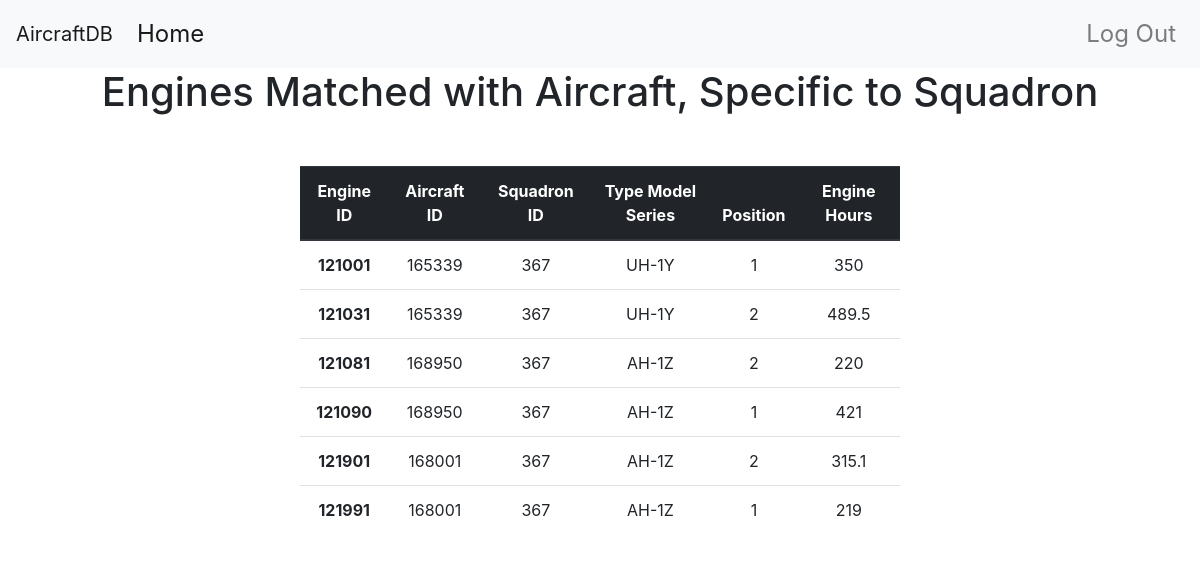
Before: /mechanic/engine (signed in) with the older database file.
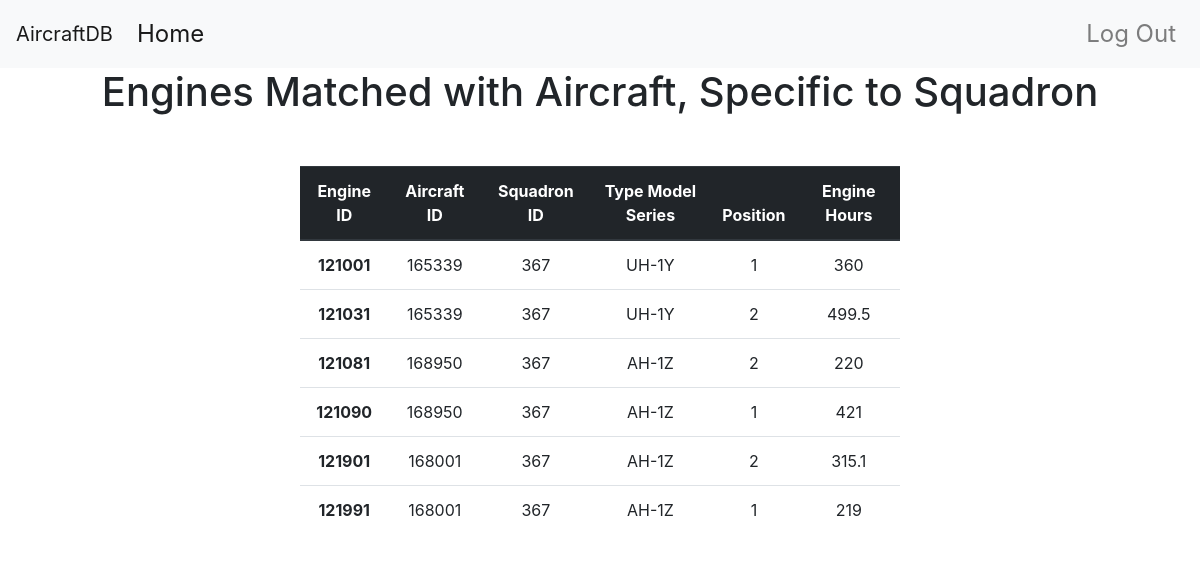
After: the same page with the newer database file.
### app/models.py (models this page shows, shortened)
class Engine(db.Model):
    __tablename__ = 'engines'
    id = db.Column(db.Integer, primary_key=True)
    aircraft_id = db.Column(db.Integer, db.ForeignKey('aircrafts.aircraft_id'))
    position = db.Column(db.Integer)
    e_hours = db.Column(db.Integer)
    '''
    Insert engine data into the database
    '''

class Aircraft(db.Model):
    __tablename__= 'aircrafts'
    aircraft_id = db.Column(db.Integer, primary_key=True)
    t_m_s = db.Column(db.String(64))
    squadron_id = db.Column(db.Integer, db.ForeignKey('squadron.id'))
    airframe_hours = db.Column(db.Integer)
    '''
    Insert aircraft data into the database
    '''

### app/main/views.py (the view)
@main.route('/mechanic/engine')
def mechanic_get_engine():
    squadron_id = current_user.squadron_id
    result=[]
    sql = "SELECT e.id as engine_id, a.aircraft_id, t_m_s, squadron_id, position, e_hours " \
          "FROM engines as e LEFT OUTER JOIN aircrafts as a ON e.aircraft_id = a.aircraft_id WHERE squadron_id = ?"
    c = db.engine.connect()
    for row in c.execute(sql, (squadron_id,)):
        result.append(row)
    return render_template('mechanic/engine.html', result=result)

### app/models.py (called while the page is built)
@login_manager.user_loader
def user_loader(id):
    return User.query.get(id)

### app/templates/mechanic/engine.html
{% extends "base.html" %}
{% block page_content %}
<div class="table_heading">
    <h1>Engines Matched with Aircraft, Specific to Squadron</h1>
</div>
  <div class="second-container">
    <table class="table">
    <thead class="thead-dark">
      <tr>
        <th scope="col">Engine ID</th>
        <th scope="col">Aircraft ID</th>
        <th scope="col">Squadron ID</th>
        <th scope="col">Type Model Series</th>
        <th scope="col">Position</th>
        <th scope="col">Engine Hours</th>
      </tr>
    </thead>
    <tbody>
    {% for row in result %}
      <tr>
        <th scope="row"> {{row.engine_id}} </th>
        <td>{{row.aircraft_id}}</td>
        <td>{{row.squadron_id}}</td>
          <td>{{row.t_m_s}}</td>
        <td>{{row.position}}</td>
        <td>{{row.e_hours}}</td>
        {% endfor %}
    </tbody>
  </table>
  </div>
{% endblock %}

Changed rows visible on the page:
changed Engine id 121001: e_hours "350" → "360"
changed Engine id 121031: e_hours "489.5" → "499.5"
